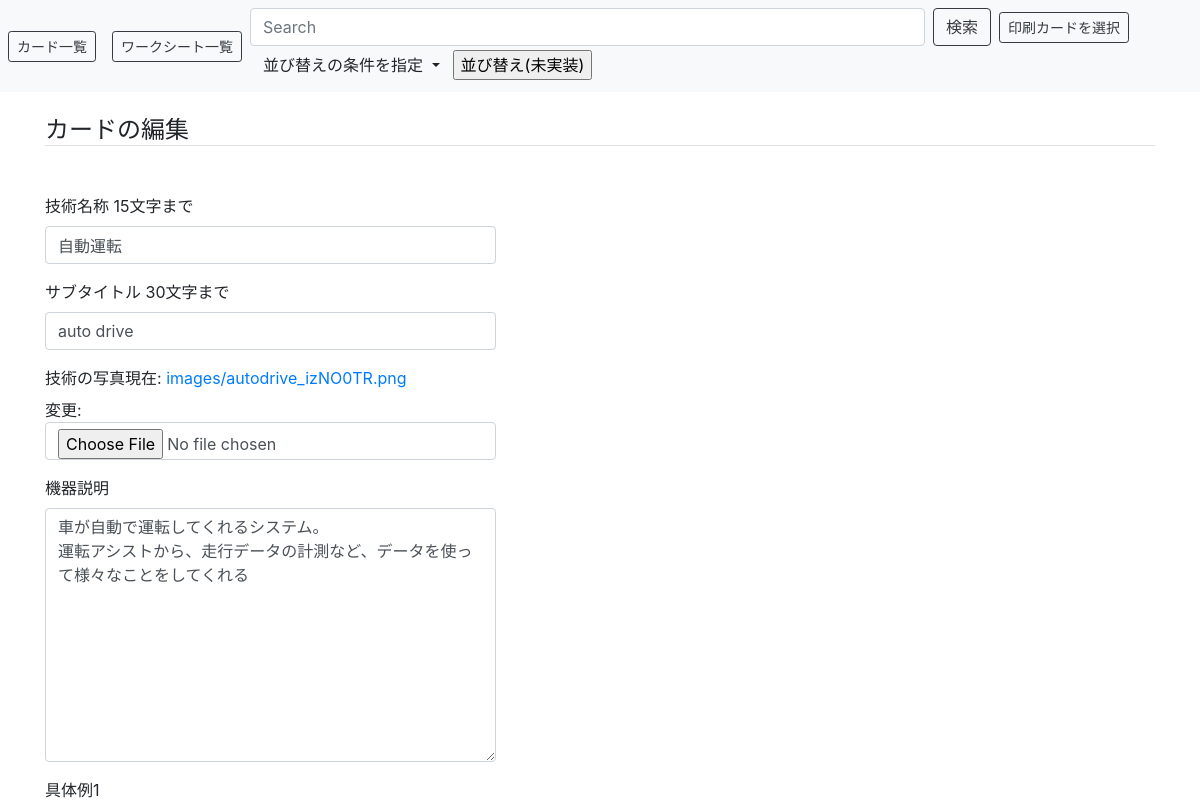
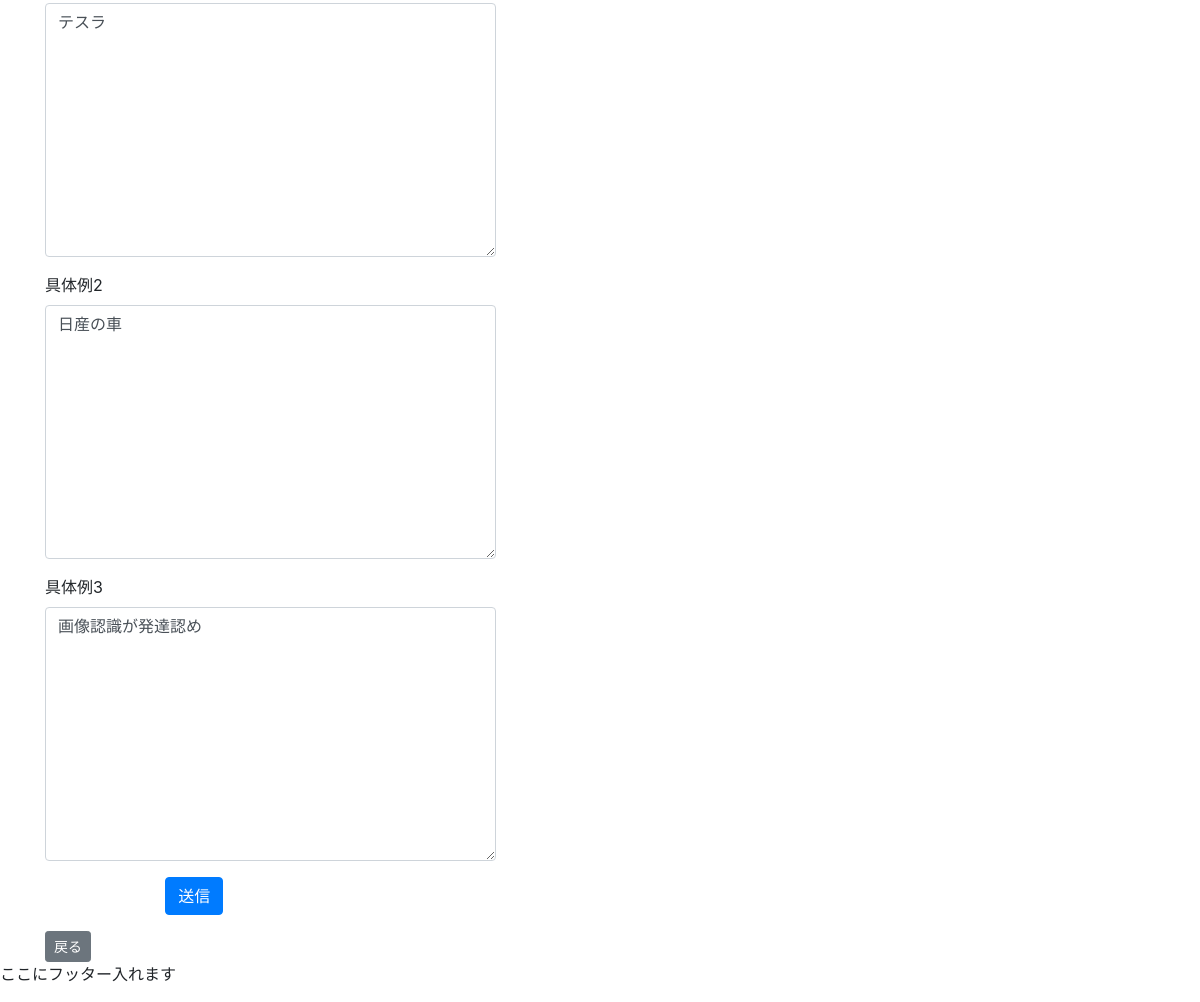
/card/mod/1/, run on the app's committed database (2 pictures, top to bottom).
### cms/models.py (models this page shows, shortened)
class Card(models.Model):
    title = models.CharField('技術名称 15文字まで', max_length=15)
    subtitle = models.CharField('サブタイトル 30文字まで', max_length=30, blank=True, null=True)
    tags =  TaggableManager('タグ', blank=True) #タグ付する
    tecimg = models.ImageField(verbose_name='技術の写真', upload_to='images/',) #imagefild->filefildにしたら動画もいけるようになるかも
    tec_desc = models.TextField('機器説明 ',)
    desc1 = models.TextField('具体例1 ',) #必要に応じて追加できるようにしたい
    desc2 = models.TextField('具体例2 ',)
    desc3 = models.TextField('具体例3',)
    created_at = models.DateTimeField('作成日', auto_now_add=True)

### cms/views.py (the view)
# urls.py: path('card/mod/<int:card_id>/', views.card_edit, name='card_mod'),  # 修正
def card_edit(request, card_id=None):
    if card_id:   # card_id が指定されている (修正時)
        card = get_object_or_404(Card, pk=card_id)
    else:         # card_id が指定されていない (追加時)
        card = Card()
    if request.method == 'POST':
        card = Card()#格納するためのインスタンスを作成
        form = CardForm(request.POST, request.FILES, instance=card,)  # POST された request データからフォームを作成、描画
        if form.is_valid():    # フォームのバリデーション
            card = form.save(commit=False)
            card.save()
            return redirect('cms:card_list')
    else:    # GET の時
        form = CardForm(instance=card)  # card インスタンスからフォームを作成
    return render(request, 'cms/card_edit.html', dict(form=form, card_id=card_id))

### cms/forms.py
class CardForm(ModelForm):
    def __init__(self, *args, **kwd):
        super(CardForm, self).__init__(*args, **kwd)
        self.fields["subtitle"].required = False
        self.fields["desc2"].required = False
        self.fields["desc3"].required = False
    class Meta:
        model = Card
        fields = ('title','subtitle', 'tags', 'tecimg', 'tec_desc', 'desc1','desc2','desc3')

### cms/templates/cms/card_edit.html (shortened to what this page needs)
{% extends "cms/base.html" %}
{% load bootstrap4 %}
{% block content %}
    <h4 class="mt-4 mb-5 border-bottom">カードの編集</h4>
     <div class="d-flex flex-wrap">
      <div>
      {% if card_id %}
        <form method="POST" class="post-form" enctype="multipart/form-data" action="{% url 'cms:card_mod' card_id=card_id %}">
      {% else %}
        <form method="POST" class="post-form" enctype="multipart/form-data" action="{% url 'cms:card_add' %}">
      {% endif %}
      {% bootstrap_form form layout='horizontal' %}
        <div class="form-group row">
          <div class="offset-md-3 col-md-9">
            <button type="submit" class="btn btn-primary">送信</button>
          </div>
        </div>
      </div>
    </div>
    <a href="{% url 'cms:card_list' %}" class="btn btn-secondary btn-sm">戻る</a>
{% endblock content %}

### data on the page
Card: title "自動運転", subtitle "auto drive", tec_desc "車が自動で運転してくれるシステム。 運転アシストから、走行データの計測など、データを使って様々なことをしてくれる", desc1 "テスラ", desc2 "日産の車", desc3 "画像認識が発達認め"
